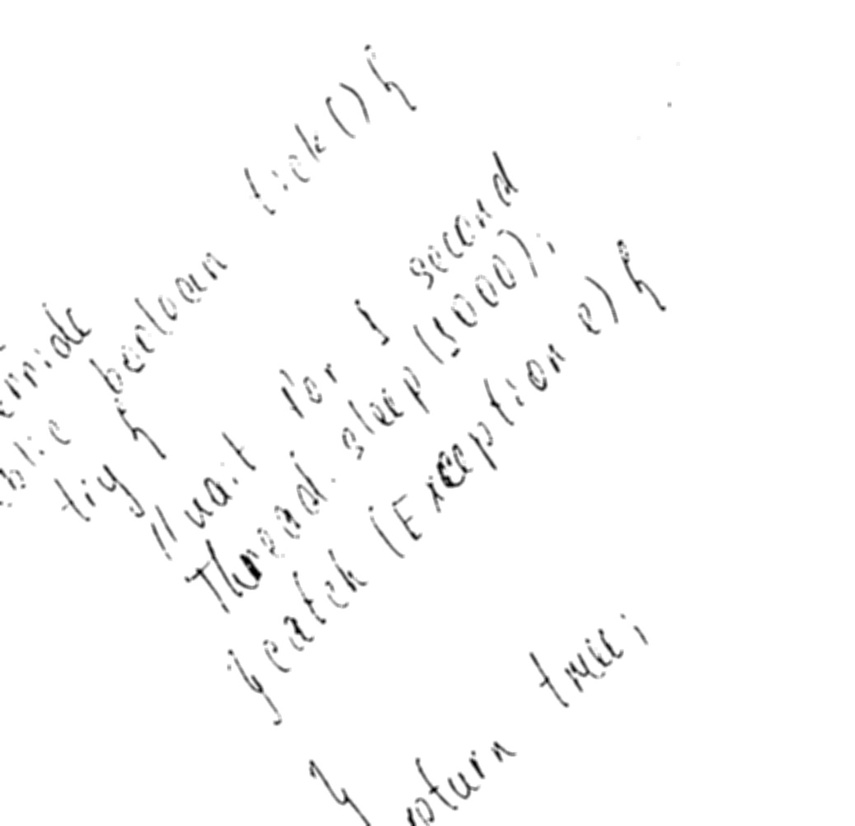
#> input picture codebase/blurred_edition.jpg, 855 x 826 px, shrunk from 1037 x 1002 before the run
$ python ttttest.py
#> lines starting #> are read from the running program, lines starting #| are printed output that depends on the picture; after the words box and inside, x2 and y2 are one past the last pixel; in counts of white or black regions, pixels touching at a corner belong together
import cv2
import numpy as np

# Load the image
image = cv2.imread('blurred_edition.jpg')
#> image is the input picture: shape (826, 855, 3); min 0, max 255, mean 251.1

# Convert to grayscale
gray = cv2.cvtColor(image, cv2.COLOR_BGR2GRAY)

# Apply Gaussian blur
blurred = cv2.GaussianBlur(gray, (5, 5), 0)

# Threshold the image to get a binary image
_, binary = cv2.threshold(blurred, 0, 255, cv2.THRESH_BINARY_INV + cv2.THRESH_OTSU)
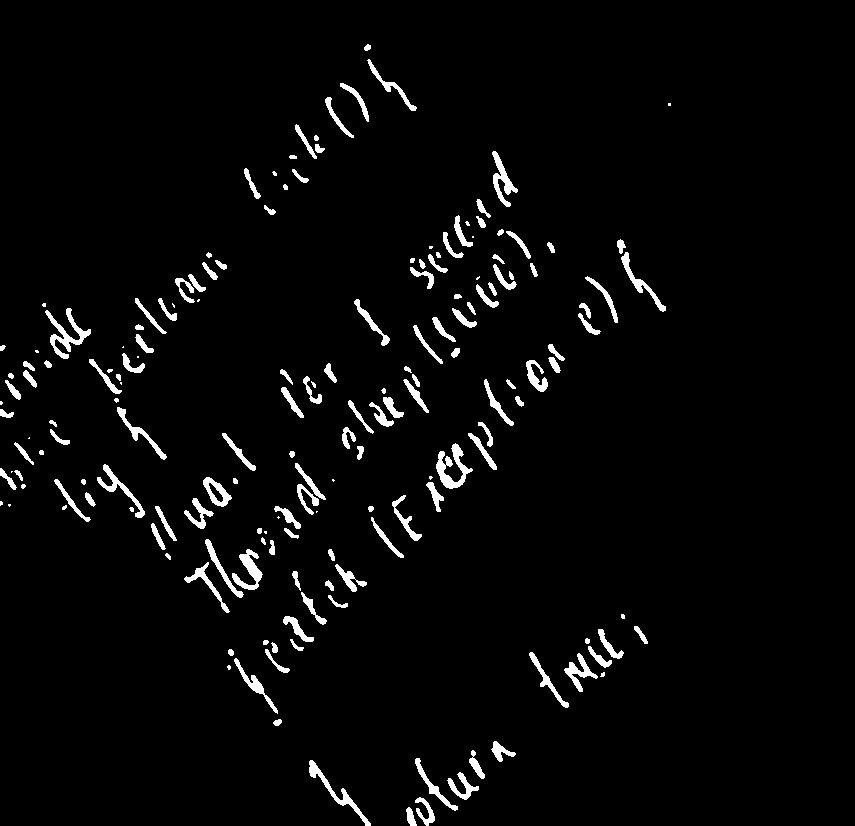
#> binary: shape (826, 855); 3.2% white; 177 white regions (32 under 20 px), largest, box (x1, y1, x2, y2) and area: (45, 308, 91, 359) 700, (436, 443, 473, 489) 689, (309, 760, 371, 826) 555

# Define a kernel for morphological operations
rect_kernel = cv2.getStructuringElement(cv2.MORPH_RECT, (30, 1))

# Apply a combination of dilation and erosion to consolidate the lines
dilated = cv2.dilate(binary, rect_kernel, iterations=1)
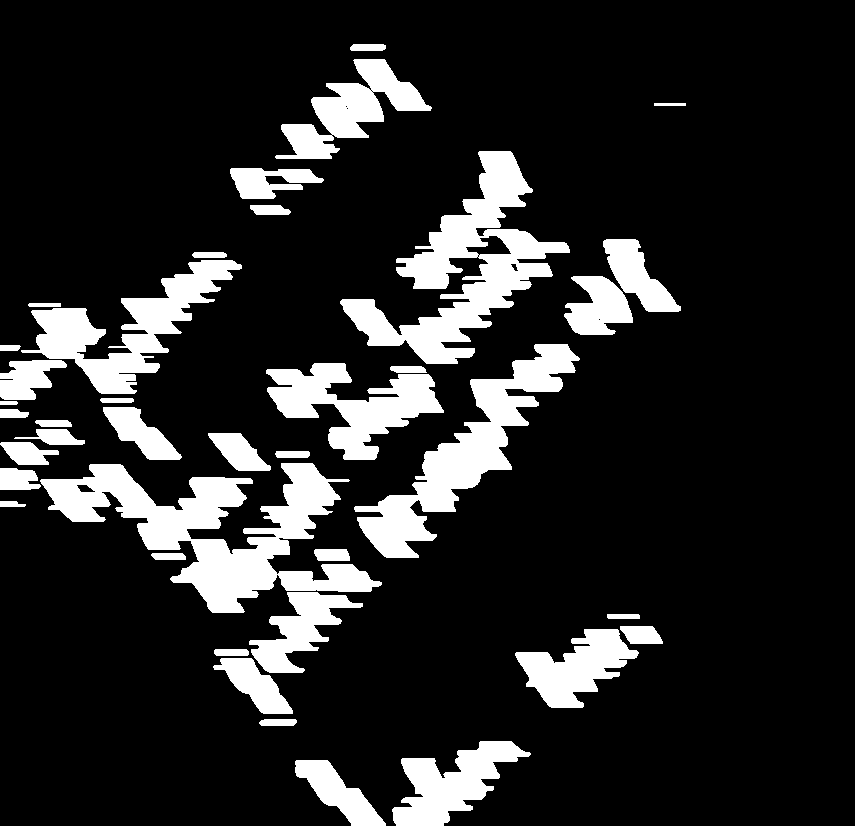
#> dilated: shape (826, 855); 15.4% white; 39 white regions, largest, box (x1, y1, x2, y2) and area: (40, 463, 382, 613) 19086, (340, 151, 570, 364) 15666, (354, 344, 580, 558) 12301
eroded = cv2.erode(dilated, rect_kernel, iterations=1)
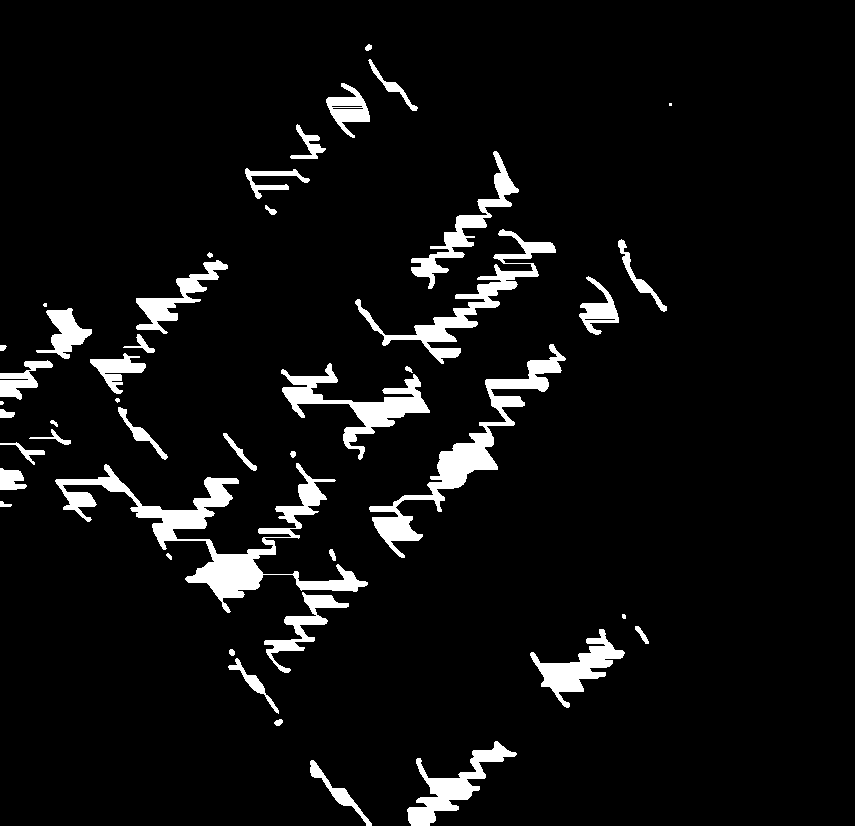
#> eroded: shape (826, 855); 6.1% white; 45 white regions (5 under 20 px)

# Find contours of the lines
contours, _ = cv2.findContours(eroded, cv2.RETR_EXTERNAL, cv2.CHAIN_APPROX_SIMPLE)
#> contours = 45 contours, 7 with area under 20; largest, box (x1, y1, x2, y2) and area: (55, 463, 368, 613) 7798, (369, 344, 566, 558) 5136, (355, 229, 556, 364) 3336, (281, 363, 430, 460) 3271, (407, 741, 517, 826) 2449

# Sort contours from top to bottom based on their y-coordinate
contours = sorted(contours, key=lambda ctr: cv2.boundingRect(ctr)[1])

# Draw bounding boxes around each line of text
for contour in contours:
    x, y, w, h = cv2.boundingRect(contour)
    cv2.rectangle(image, (x, y), (x + w, y + h), (0, 255, 0), 2)
#> this loop made 45 passes
#> (x, y, w, h) on passes 1, 2, 3, 5, 6, 7, 8, 9, 10, 11, 12, 13: (365, 44, 7, 7), (368, 59, 50, 52), (326, 83, 44, 55), (290, 124, 36, 35), (411, 151, 108, 138), (245, 168, 65, 31), (265, 205, 12, 10), (355, 229, 201, 135), (618, 239, 49, 73), (207, 252, 6, 6), (136, 260, 92, 74), (579, 276, 40, 59)
#> (contour, x, y, w, h) on pass 4: ([[669, 103], [669, 105], [671, 105], [671, 103]], 669, 103, 3, 3)
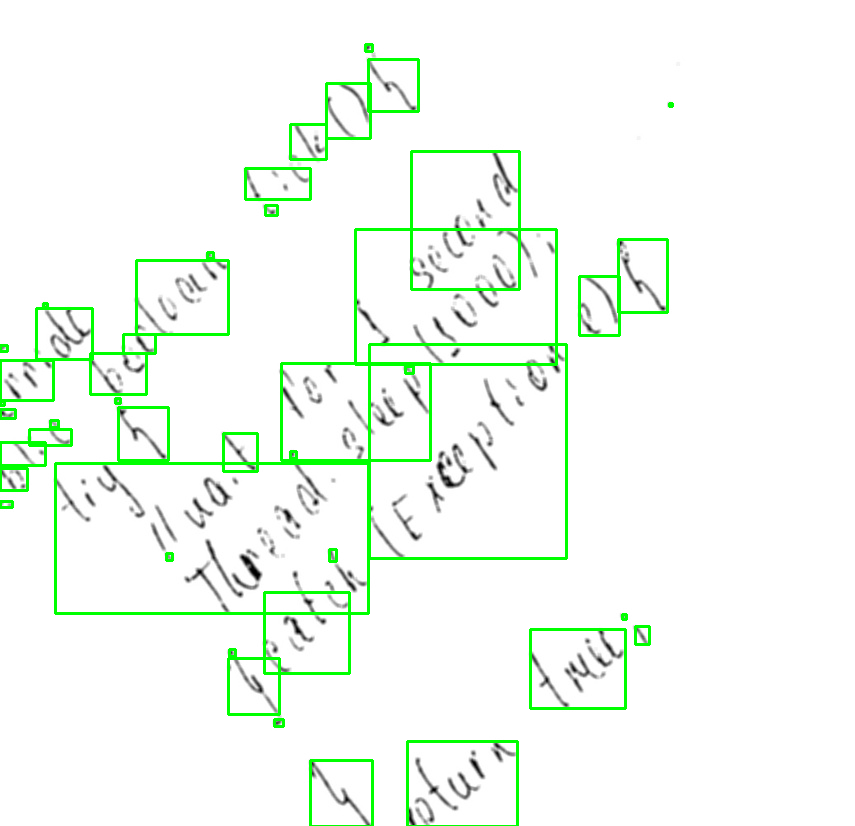
#> image: shape (826, 855, 3); 3.35% of pixels changed, all inside (x1, y1, x2, y2) = (0, 43, 674, 826)

# Display the image with identified lines
cv2.imwrite('lines.jpg', image)
